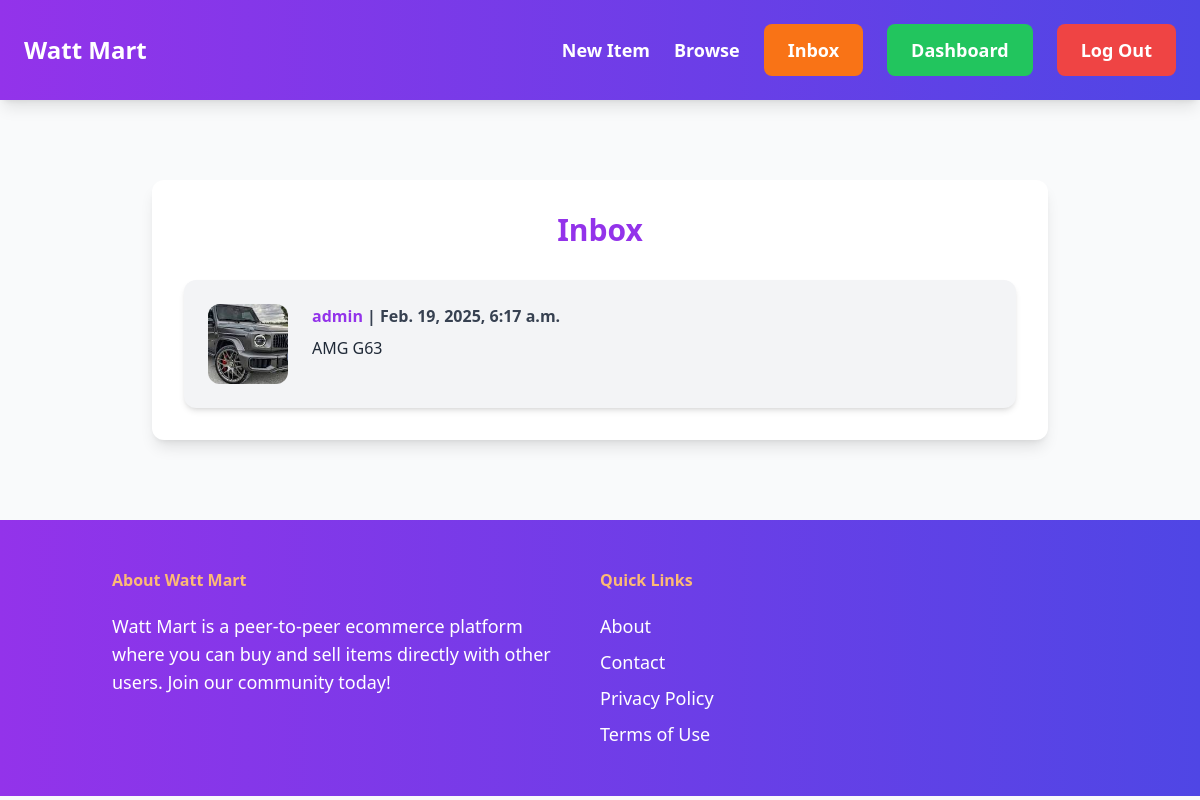
Before: /inbox/ (signed in) with the older database file.
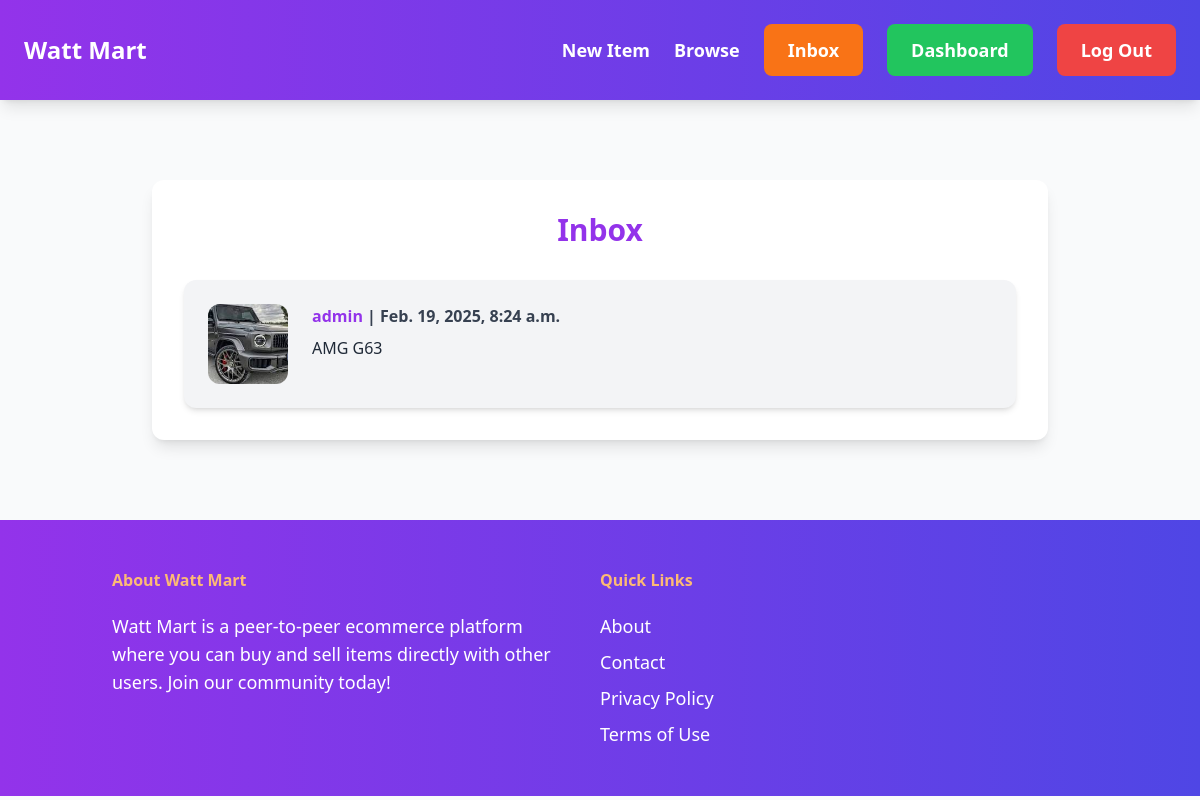
After: the same page with the newer database file.
### conversation/models.py (models this page shows)
class Conversation(models.Model):
    item = models.ForeignKey(Item, related_name='conversations', on_delete=models.CASCADE)
    members = models.ManyToManyField(User, related_name='conversations')
    created_at = models.DateTimeField(auto_now_add=True)
    updated_at = models.DateTimeField(auto_now=True)
    class Meta:
        ordering = ['-updated_at']

### item/models.py (models this page shows, shortened)
class Item(models.Model):
    category = models.ForeignKey(Category, related_name='items', on_delete=models.CASCADE)
    name = models.CharField(max_length=255)
    description = models.TextField(blank=True, null=True)
    price = models.FloatField()
    image = models.ImageField(upload_to='item_images', blank=True, null=True)
    is_sold = models.BooleanField(default=False)
    created_by = models.ForeignKey(User, related_name='item', on_delete=models.CASCADE)
    created_at = models.DateTimeField(auto_now_add=True)

### conversation/views.py (the view)
# urls.py: path('', views.inbox, name='inbox'),
@login_required
def inbox(request):
    conversations = Conversation.objects.filter(members__in=[request.user.id])
    return render(request, 'conversation/inbox.html',{
        'conversations': conversations,
    })

### conversation/templates/conversation/inbox.html (shortened to what this page needs)
{% extends 'core/base.html' %}
{% block content %}
<div class="max-w-4xl mx-auto my-12 bg-white p-8 rounded-xl shadow-lg">
    <h1 class="mb-8 text-3xl font-bold text-purple-600 text-center">Inbox</h1>
    <div class="space-y-6">
        {% for conversation in conversations %}
            <a href="{% url 'conversation:detail' conversation.id %}" class="block">
                <div class="p-6 flex bg-gray-100 rounded-xl shadow-md hover:shadow-lg transition duration-300">
                    <div class="pr-6">
                        <img src="{{ conversation.item.image.url }}" class="w-20 h-20 object-cover rounded-xl" alt="">
                    </div>
                    <div class="flex-1">
                        {% for member in conversation.members.all %}
                            {% if member != request.user %}
                                <p class="mb-2 text-gray-700 font-semibold">
                                    <strong class="text-purple-600">{{ member.username }}</strong> | {{ conversation.updated_at }}
                                </p>
                                <p class="text-gray-800 font-medium">{{ conversation.item.name }}</p>
                            {% endif %}
                        {% endfor %}
                    </div>
                </div>
            </a>
        {% empty %}
            <p class="text-center text-gray-500">No conversations yet.</p>
        {% endfor %}
    </div>
</div>
{% endblock %}

Changed rows visible on the page:
changed Conversation "AMG G63": updated_at "Feb. 19, 2025, 6:17 a.m." → "Feb. 19, 2025, 8:24 a.m."
